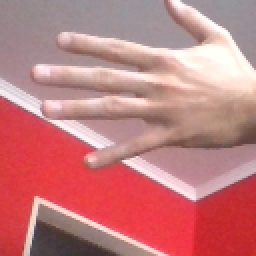
#> input picture fotos-training/test/papel/137.jpg, 128 x 128 px, given in place of the camera (shown 2 times larger)
$ python haarcascade.py
#> lines starting #> are read from the running program, lines starting #| are printed output that depends on the picture; after the words box and inside, x2 and y2 are one past the last pixel; in counts of white or black regions, pixels touching at a corner belong together
import numpy as np
import cv2
''' en este escript probe de usar haar cascade de terceros para identificar y seguir mi mano, no anda de la forma que me gustaria. Hay q probar de hacer una propia'''
face_cascade = cv2.CascadeClassifier('haarcascade\Hand_haar_cascade.xml')

cap = cv2.VideoCapture(0)


def change_res(width, height):
    '''Las opciones clasicas seria (1920,1080) (1280,720) (640,480)  '''
    cap.set(3, width)
    cap.set(4, height)

change_res(640,480)

while True:

    ret, frame = cap.read()
#> frame is the input picture: shape (128, 128, 3); mean B, G, R 127.6, 126.2, 195.4
    blur = cv2.GaussianBlur(frame,(5,5),0)
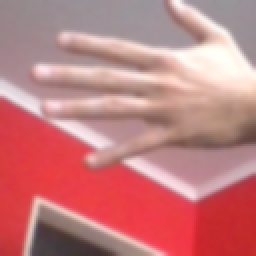
#> blur: shape (128, 128, 3) (shown 2 times larger); mean B, G, R 127.6, 126.2, 195.4
    gray = cv2.cvtColor(blur,cv2.COLOR_BGR2GRAY)
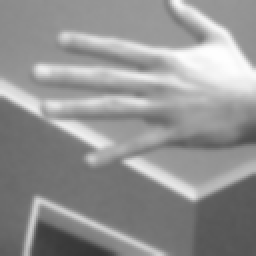
#> gray: shape (128, 128) (shown 2 times larger); min 52, max 254, mean 147
    retval2,thresh1 = cv2.threshold(gray,70,255,cv2.THRESH_BINARY_INV+cv2.THRESH_OTSU)
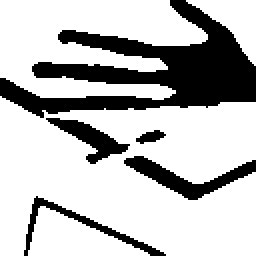
#> thresh1: shape (128, 128) (shown 2 times larger); 74.2% white; 5 black regions, box (x1, y1, x2, y2) and area: (0, 0, 128, 59) 3040, (62, 78, 128, 100) 478, (23, 59, 65, 82) 333, (12, 98, 83, 128) 310, (68, 65, 83, 72) 60
#> retval2 = 165
    faces = face_cascade.detectMultiScale(thresh1, scaleFactor=1.3, minNeighbors=5)
#> faces = ()

    for (x,y,w,h) in faces:
        roi_frame = frame[y:y+h,x:x+w]
        cv2.rectangle(frame, (x,y), (x + w, y+h), (255,0,0), 1)
#> this loop made 0 passes


    cv2.imshow('frame',frame)
    cv2.imshow('thresh1',thresh1)
    cv2.imshow('blur',blur)


    if cv2.waitKey(20) & 0xFF == ord('q'):
#> (key q is pressed here)
        break

cap.release()
cv2.destroyAllWindows()

$ run again, on fotos-training/test/papel/141.jpg
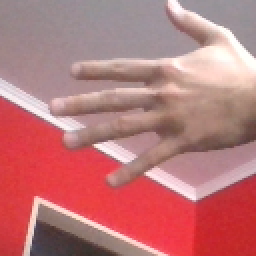
#> input picture fotos-training/test/papel/141.jpg, 128 x 128 px, given in place of the camera (shown 2 times larger)
#> frame is the input picture: shape (128, 128, 3); mean B, G, R 121.7, 120.2, 187.7
#> `gray = cv2.cvtColor(blur,cv2.COLOR_BGR2GRAY)`:
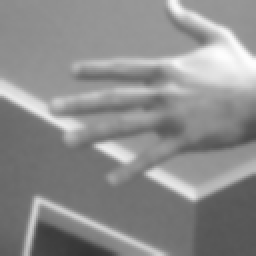
#> gray: shape (128, 128) (shown 2 times larger); min 50, max 253, mean 140.6
#> `retval2,thresh1 = cv2.threshold(gray,70,255,cv2.THRESH_BINARY_INV+cv2...`:
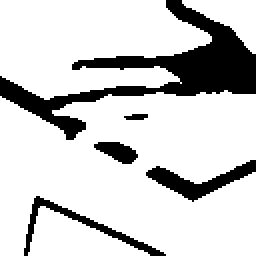
#> thresh1: shape (128, 128) (shown 2 times larger); 81.1% white; 5 black regions, box (x1, y1, x2, y2) and area: (0, 0, 128, 70) 2197, (73, 80, 128, 101) 395, (12, 98, 83, 128) 323, (47, 71, 69, 82) 148, (62, 57, 74, 60) 29
#> retval2 = 163
#> faces = ()

$ run again, on fotos-training/test/papel/186.jpg
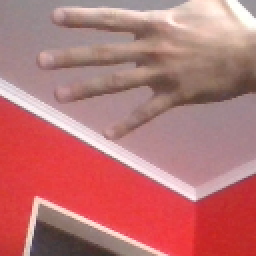
#> input picture fotos-training/test/papel/186.jpg, 128 x 128 px, given in place of the camera (shown 2 times larger)
#> frame is the input picture: shape (128, 128, 3); mean B, G, R 116.7, 116.7, 186.8
#> `gray = cv2.cvtColor(blur,cv2.COLOR_BGR2GRAY)`:
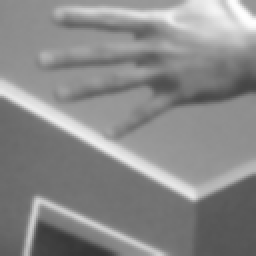
#> gray: shape (128, 128) (shown 2 times larger); min 51, max 254, mean 137.7
#> `retval2,thresh1 = cv2.threshold(gray,70,255,cv2.THRESH_BINARY_INV+cv2...`:
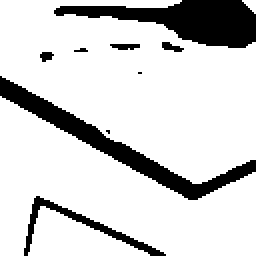
#> thresh1: shape (128, 128) (shown 2 times larger); 82.7% white; 9 black regions (3 under 20 px), largest, box (x1, y1, x2, y2) and area: (27, 0, 128, 24) 1237, (0, 38, 128, 100) 1166, (12, 98, 83, 128) 329, (55, 22, 70, 25) 36, (81, 21, 92, 26) 32, (20, 26, 27, 31) 25
#> retval2 = 162
#> faces = ()

$ run again, on fotos-training/test/papel/368.jpg
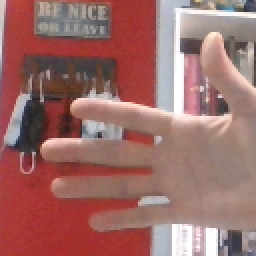
#> input picture fotos-training/test/papel/368.jpg, 128 x 128 px, given in place of the camera (shown 2 times larger)
#> frame is the input picture: shape (128, 128, 3); mean B, G, R 104.6, 108.3, 157
#> `gray = cv2.cvtColor(blur,cv2.COLOR_BGR2GRAY)`:
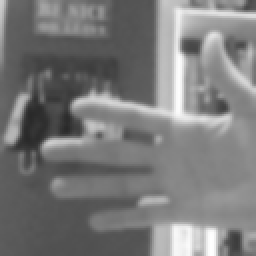
#> gray: shape (128, 128) (shown 2 times larger); min 41, max 255, mean 122.4
#> `retval2,thresh1 = cv2.threshold(gray,70,255,cv2.THRESH_BINARY_INV+cv2...`:
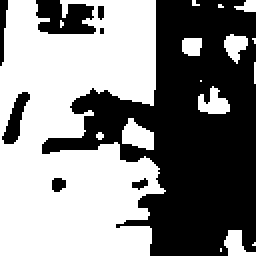
#> thresh1: shape (128, 128) (shown 2 times larger); 52.8% white; 8 black regions (2 under 20 px), largest, box (x1, y1, x2, y2) and area: (21, 0, 128, 128) 7013, (18, 0, 48, 17) 379, (1, 46, 15, 72) 162, (0, 0, 4, 33) 83, (26, 89, 33, 96) 40, (66, 89, 74, 95) 28
#> retval2 = 124
#> faces = ()
